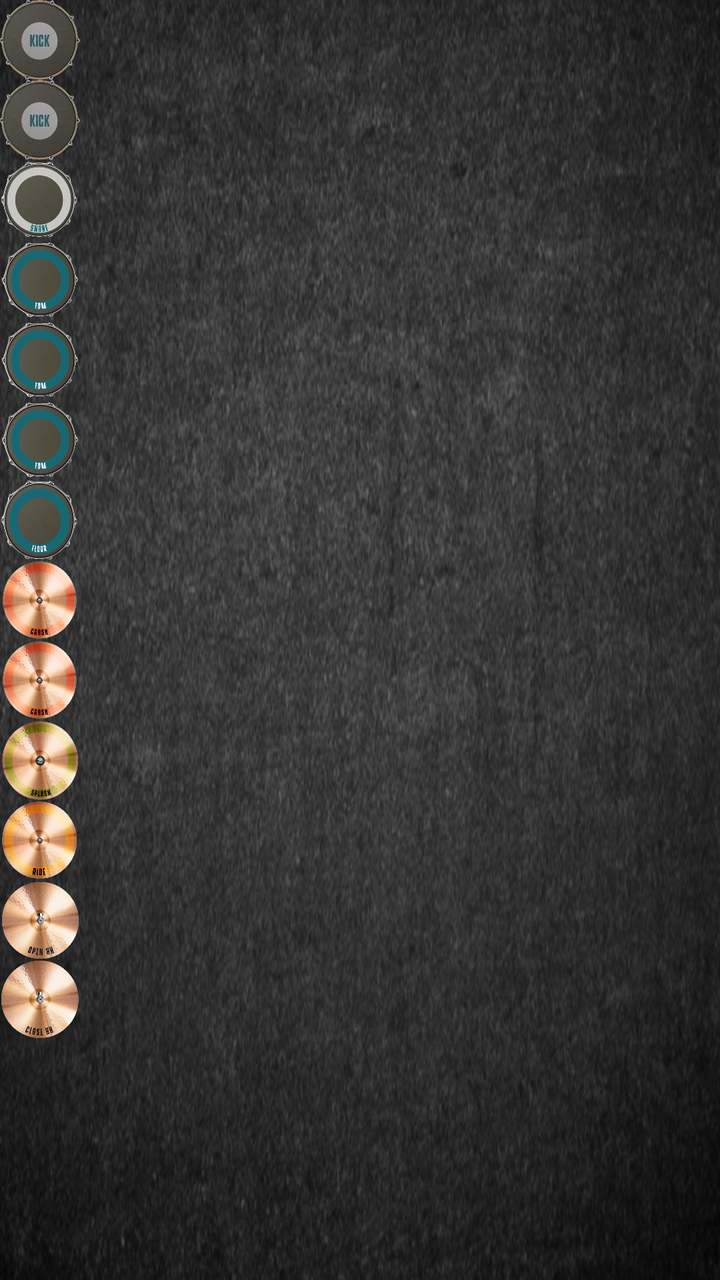
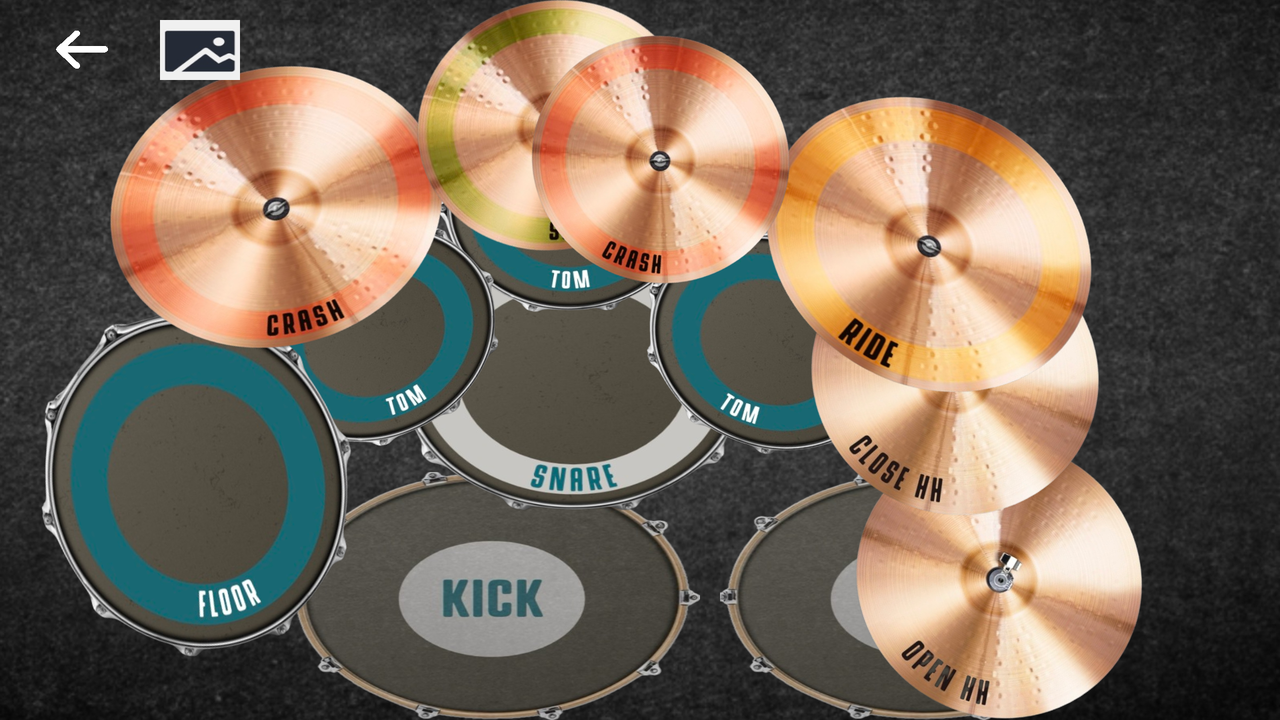

Compare how this app lays out the same screen by default and in its alternative resource folder. The renders come first, then the two layout files and the values they reference.
<!-- AndroidManifest.xml: activity theme Theme.Material3.DayNight.NoActionBar -->
<!-- res/layout/activity_drum.xml -->
<?xml version="1.0" encoding="utf-8"?>
<LinearLayout xmlns:android="http://schemas.android.com/apk/res/android"
    xmlns:app="http://schemas.android.com/apk/res-auto"
    xmlns:tools="http://schemas.android.com/tools"
    android:id="@+id/main"
    android:layout_width="match_parent"
    android:layout_height="match_parent"
    android:background="@drawable/drum_background"
    android:orientation="vertical"
    tools:context=".DrumActivity">

    <ImageButton
    android:id="@+id/kick_drum1"
    android:layout_width="40dp"
    android:layout_height="40dp"
    android:background="@null"
    android:scaleType="fitXY"
    android:src="@drawable/kick_drum" />

    <ImageButton
        android:id="@+id/kick_drum2"
        android:layout_width="40dp"
        android:layout_height="40dp"
        android:background="@null"
        android:scaleType="fitXY"
        android:src="@drawable/kick_drum" />

    <ImageButton
        android:id="@+id/snare_drum"
        android:layout_width="40dp"
        android:layout_height="40dp"
        android:background="@null"
        android:scaleType="fitXY"
        android:src="@drawable/snare_drum" />

    <ImageButton
        android:id="@+id/tom_drum1"
        android:layout_width="40dp"
        android:layout_height="40dp"
        android:background="@null"
        android:scaleType="fitXY"
        android:src="@drawable/tom_drum" />

    <ImageButton
        android:id="@+id/tom_drum2"
        android:layout_width="40dp"
        android:layout_height="40dp"
        android:background="@null"
        android:scaleType="fitXY"
        android:src="@drawable/tom_drum" />

    <ImageButton
        android:id="@+id/tom_drum3"
        android:layout_width="40dp"
        android:layout_height="40dp"
        android:background="@null"
        android:scaleType="fitXY"
        android:src="@drawable/tom_drum" />

    <ImageButton
        android:id="@+id/floor_drum"
        android:layout_width="40dp"
        android:layout_height="40dp"
        android:background="@null"
        android:scaleType="fitXY"
        android:src="@drawable/floor_drum" />


    <ImageButton
        android:id="@+id/crash_drum1"
        android:layout_width="40dp"
        android:layout_height="40dp"
        android:background="@null"
        android:scaleType="fitXY"
        android:src="@drawable/crash_drum" />

    <ImageButton
        android:id="@+id/crash_drum2"
        android:layout_width="40dp"
        android:layout_height="40dp"
        android:background="@null"
        android:scaleType="fitXY"
        android:src="@drawable/crash_drum" />

    <ImageButton
        android:id="@+id/splash_drum"
        android:layout_width="40dp"
        android:layout_height="40dp"
        android:background="@null"
        android:scaleType="fitXY"
        android:src="@drawable/splash_drum" />

    <ImageButton
        android:id="@+id/ride_drum"
        android:layout_width="40dp"
        android:layout_height="40dp"
        android:background="@null"
        android:scaleType="fitXY"
        android:src="@drawable/ride_drum" />

    <ImageButton
        android:id="@+id/open_drum"
        android:layout_width="40dp"
        android:layout_height="40dp"
        android:background="@null"
        android:scaleType="fitXY"
        android:src="@drawable/open_drum" />

    <ImageButton
        android:id="@+id/close_drum"
        android:layout_width="40dp"
        android:layout_height="40dp"
        android:background="@null"
        android:scaleType="fitXY"
        android:src="@drawable/close_drum" />


</LinearLayout>
<!-- resources referenced by this layout -->
<resources>
  <!-- drawable close_drum: png bitmap (drawable, 295947 bytes) -->
  <!-- drawable crash_drum: png bitmap (drawable, 302926 bytes) -->
  <!-- drawable drum_background: jpg bitmap (drawable, 329041 bytes) -->
  <!-- drawable floor_drum: png bitmap (drawable, 219473 bytes) -->
  <!-- drawable kick_drum: png bitmap (drawable, 241256 bytes) -->
  <!-- drawable open_drum: png bitmap (drawable, 299143 bytes) -->
  <!-- drawable ride_drum: png bitmap (drawable, 305511 bytes) -->
  <!-- drawable snare_drum: png bitmap (drawable, 192828 bytes) -->
  <!-- drawable splash_drum: png bitmap (drawable, 207351 bytes) -->
  <!-- drawable tom_drum: png bitmap (drawable, 182000 bytes) -->
</resources>
<!-- res/layout-land/activity_drum.xml (the repository's variant of the layout above) -->
<!-- drawn on the phone turned sideways -->
<androidx.constraintlayout.widget.ConstraintLayout
    xmlns:android="http://schemas.android.com/apk/res/android"
    xmlns:app="http://schemas.android.com/apk/res-auto"
    xmlns:tools="http://schemas.android.com/tools"
    android:id="@+id/main"
    android:layout_width="match_parent"
    android:layout_height="match_parent"
    android:background="@drawable/drum_background"
    tools:context=".DrumActivity">

    <androidx.appcompat.widget.Toolbar
        android:id="@+id/toolbar"
        style="@style/Widget.MaterialComponents.Toolbar.Primary"
        android:layout_width="0dp"
        android:layout_height="50dp"
        android:background="@android:color/transparent"
        app:layout_constraintEnd_toEndOf="parent"
        app:layout_constraintHorizontal_bias="0.0"
        app:layout_constraintStart_toStartOf="parent"
        app:layout_constraintTop_toTopOf="parent">

        

        <ImageButton
            android:id="@+id/backBtn"
            android:layout_width="wrap_content"
            android:layout_height="wrap_content"
            android:src="@drawable/arrow"
            android:scaleType="fitCenter"
            android:adjustViewBounds="true"
            android:background="@drawable/arrow"/>
        <ImageButton
            android:id="@+id/backchange"
            android:layout_width="40dp"
            android:layout_height="30dp"
            android:layout_marginLeft="30dp"
            android:background="@android:color/transparent"
            android:scaleType="fitXY"
            android:src="@drawable/backgroundchange"
            app:layout_constraintStart_toStartOf="parent"
            app:layout_constraintTop_toTopOf="parent" />
        <com.google.android.material.tabs.TabLayout
            android:id="@+id/tabs"
            android:layout_width="200dp"
            android:layout_height="30dp"
            android:layout_gravity="right"
            android:background="@android:color/transparent"
            app:tabMode="scrollable"
            app:tabSelectedTextColor="@android:color/white"
            app:tabTextColor="@android:color/white"
            tools:layout_editor_absoluteX="531dp" />

        <androidx.viewpager2.widget.ViewPager2
            android:id="@+id/viewpager"
            android:layout_width="wrap_content"
            android:layout_height="0dp"
            android:layout_gravity="right"
            android:layout_weight="1" />


    </androidx.appcompat.widget.Toolbar>

    <ImageButton
        android:id="@+id/kick_drum1"
        android:layout_width="206dp"
        android:layout_height="124dp"
        android:layout_marginStart="144dp"
        android:background="@null"
        android:scaleType="fitXY"
        android:src="@drawable/kick_drum"
        app:layout_constraintBottom_toBottomOf="parent"
        app:layout_constraintStart_toStartOf="parent" />

    <ImageButton
        android:id="@+id/kick_drum2"
        android:layout_width="206dp"
        android:layout_height="124dp"
        android:layout_marginStart="10dp"
        android:layout_marginEnd="120dp"
        android:background="@null"
        android:scaleType="fitXY"
        android:src="@drawable/kick_drum"
        app:layout_constraintBottom_toBottomOf="parent"
        app:layout_constraintEnd_toEndOf="parent"
        app:layout_constraintHorizontal_bias="0.0"
        app:layout_constraintStart_toEndOf="@+id/kick_drum1" />

    <ImageButton
        android:id="@+id/snare_drum"
        android:layout_width="193dp"
        android:layout_height="145dp"
        android:layout_marginBottom="100dp"
        android:background="@null"
        android:scaleType="fitXY"
        android:src="@drawable/snare_drum"
        app:layout_constraintBottom_toBottomOf="parent"
        app:layout_constraintEnd_toEndOf="parent"
        app:layout_constraintHorizontal_bias="0.43"
        app:layout_constraintStart_toStartOf="parent" />

    <ImageButton
        android:id="@+id/tom_drum2"
        android:layout_width="139dp"
        android:layout_height="114dp"
        android:layout_marginBottom="200dp"
        android:background="@null"
        android:scaleType="fitXY"
        android:src="@drawable/tom_drum"
        app:layout_constraintBottom_toBottomOf="parent"
        app:layout_constraintEnd_toEndOf="parent"
        app:layout_constraintHorizontal_bias="0.429"
        app:layout_constraintStart_toStartOf="parent" />

    <ImageButton
        android:id="@+id/tom_drum1"
        android:layout_width="139dp"
        android:layout_height="114dp"
        android:layout_marginBottom="136dp"
        android:background="@null"
        android:rotation="335"
        android:scaleType="fitXY"
        android:src="@drawable/tom_drum"
        app:layout_constraintBottom_toBottomOf="parent"
        app:layout_constraintEnd_toEndOf="parent"
        app:layout_constraintHorizontal_bias="0.234"
        app:layout_constraintStart_toStartOf="parent" />

    <ImageButton
        android:id="@+id/tom_drum3"
        android:layout_width="139dp"
        android:layout_height="114dp"
        android:layout_marginBottom="132dp"
        android:background="@null"
        android:rotation="25"
        android:scaleType="fitXY"
        android:src="@drawable/tom_drum"
        app:layout_constraintBottom_toBottomOf="parent"
        app:layout_constraintEnd_toEndOf="parent"
        app:layout_constraintHorizontal_bias="0.63"
        app:layout_constraintStart_toStartOf="parent" />

    <ImageButton
        android:id="@+id/floor_drum"
        android:layout_width="167dp"
        android:layout_height="173dp"
        android:layout_marginStart="16dp"
        android:background="@null"
        android:rotation="345"
        android:scaleType="fitXY"
        android:src="@drawable/floor_drum"
        app:layout_constraintBottom_toBottomOf="parent"
        app:layout_constraintStart_toStartOf="parent"
        app:layout_constraintTop_toTopOf="parent"
        app:layout_constraintVertical_bias="0.819" />

    <ImageButton
        android:id="@+id/open_drum"
        android:layout_width="150dp"
        android:layout_height="143dp"
        android:layout_marginEnd="96dp"
        android:background="@null"
        android:rotation="30"
        android:scaleType="fitXY"
        android:src="@drawable/open_drum"
        app:layout_constraintBottom_toBottomOf="parent"
        app:layout_constraintEnd_toEndOf="parent"
        app:layout_constraintStart_toEndOf="@+id/tom_drum3" />

    <ImageButton
        android:id="@+id/close_drum"
        android:layout_width="150dp"
        android:layout_height="143dp"
        android:layout_marginEnd="88dp"
        android:layout_marginBottom="100dp"
        android:background="@null"
        android:rotation="30"
        android:scaleType="fitXY"
        android:src="@drawable/close_drum"
        app:layout_constraintBottom_toBottomOf="parent"
        app:layout_constraintEnd_toEndOf="parent" />

    <ImageButton
        android:id="@+id/ride_drum"
        android:layout_width="181dp"
        android:layout_height="145dp"
        android:layout_marginEnd="84dp"
        android:layout_marginBottom="80dp"
        android:background="@null"
        android:rotation="30"
        android:scaleType="fitXY"
        android:src="@drawable/ride_drum"
        app:layout_constraintBottom_toBottomOf="@+id/tom_drum3"
        app:layout_constraintEnd_toEndOf="parent"
        app:layout_constraintTop_toBottomOf="@+id/toolbar"
        app:layout_constraintVertical_bias="0.0" />

    <ImageButton
        android:id="@+id/crash_drum1"
        android:layout_width="182dp"
        android:layout_height="144dp"
        android:layout_marginStart="48dp"
        android:layout_marginTop="20dp"
        android:layout_marginBottom="45dp"
        android:background="@null"
        android:rotation="345"
        android:scaleType="fitXY"
        android:src="@drawable/crash_drum"
        app:layout_constraintBottom_toBottomOf="@+id/tom_drum1"
        app:layout_constraintStart_toStartOf="parent"
        app:layout_constraintTop_toTopOf="parent"
        app:layout_constraintVertical_bias="0.761" />

    <ImageButton
        android:id="@+id/splash_drum"
        android:layout_width="145dp"
        android:layout_height="127dp"
        android:layout_marginStart="156dp"
        android:layout_marginTop="30dp"
        android:layout_marginBottom="35dp"
        android:background="@null"
        android:rotation="345"
        android:scaleType="fitXY"
        android:src="@drawable/splash_drum"
        app:layout_constraintBottom_toBottomOf="@+id/tom_drum2"
        app:layout_constraintStart_toStartOf="@+id/crash_drum1"
        app:layout_constraintTop_toTopOf="@+id/toolbar"
        app:layout_constraintVertical_bias="1.0" />

    <ImageButton
        android:id="@+id/crash_drum2"
        android:layout_width="140dp"
        android:layout_height="128dp"
        android:layout_marginTop="30dp"
        android:layout_marginEnd="155dp"
        android:layout_marginBottom="92dp"
        android:background="@null"
        android:rotation="15"
        android:scaleType="fitXY"
        android:src="@drawable/crash_drum"
        app:layout_constraintBottom_toBottomOf="@+id/tom_drum3"
        app:layout_constraintEnd_toEndOf="@+id/ride_drum"
        app:layout_constraintTop_toTopOf="parent"
        app:layout_constraintVertical_bias="0.645" />


</androidx.constraintlayout.widget.ConstraintLayout>
<!-- resources referenced by the variant -->
<!-- as the phone turned sideways resolves them -->
<resources>
  <!-- drawable arrow: png bitmap (drawable, 43047 bytes) -->
  <!-- drawable backgroundchange: png bitmap (drawable, 6583 bytes) -->
  <!-- drawable close_drum: png bitmap (drawable, 295947 bytes) -->
  <!-- drawable crash_drum: png bitmap (drawable, 302926 bytes) -->
  <!-- drawable drum_background: jpg bitmap (drawable, 329041 bytes) -->
  <!-- drawable floor_drum: png bitmap (drawable, 219473 bytes) -->
  <!-- drawable kick_drum: png bitmap (drawable, 241256 bytes) -->
  <!-- drawable open_drum: png bitmap (drawable, 299143 bytes) -->
  <!-- drawable ride_drum: png bitmap (drawable, 305511 bytes) -->
  <!-- drawable snare_drum: png bitmap (drawable, 192828 bytes) -->
  <!-- drawable splash_drum: png bitmap (drawable, 207351 bytes) -->
  <!-- drawable tom_drum: png bitmap (drawable, 182000 bytes) -->
</resources>
